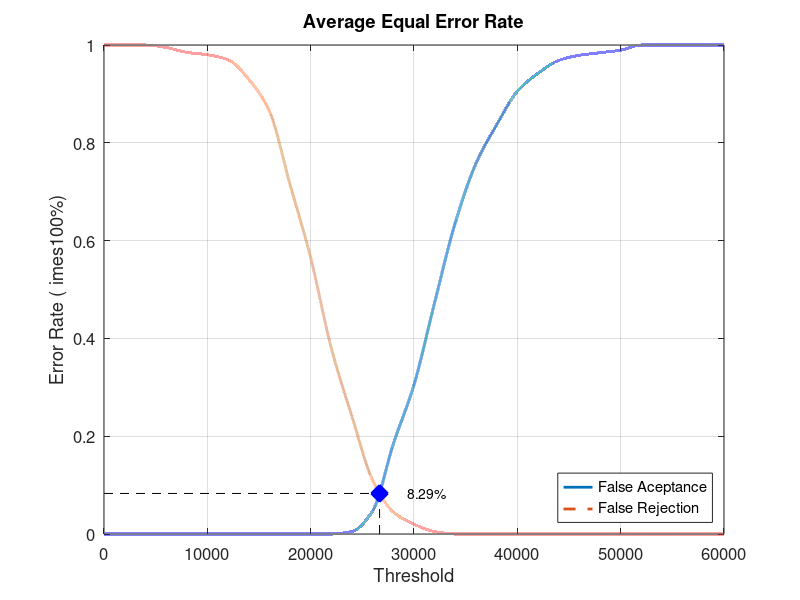
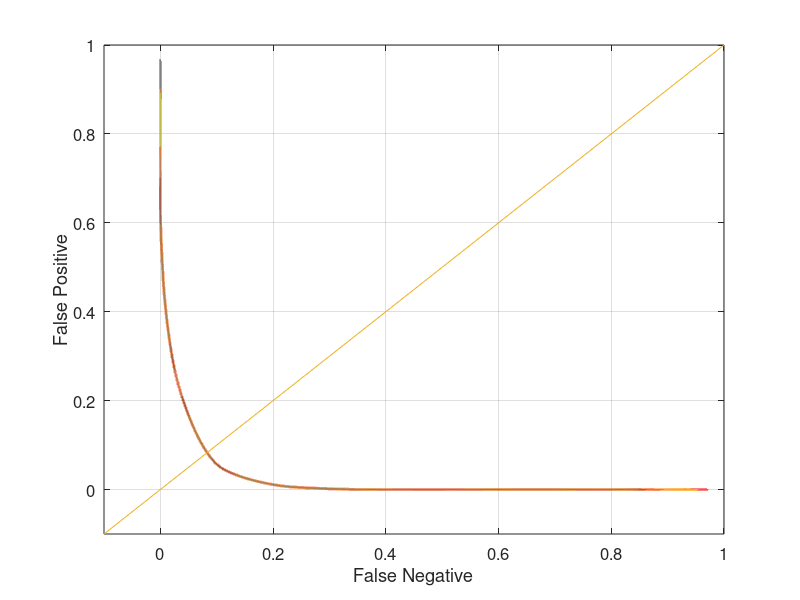

MATLAB code to generate these figures, in order:
close all;
clear;
clc;
x = 0:2000:60000;
xq = 0:0.5:60000;

y0 = [0 0 0 0 0 0 0 0 0 0 0 0 0.00526316 0.0473684 0.184211 0.305263 0.473684 0.636842 0.757895 0.836842 0.905263 0.942105 0.968421 0.978947 0.984211 0.989474 1 1 1 1 1]
yy0 = interp1(x, y0, xq, 'pchip');
y1 = [1 1 1 0.995 0.985 0.98 0.97 0.93 0.865 0.715 0.565 0.38 0.24 0.11 0.045 0.02 0.005 0 0 0 0 0 0 0 0 0 0 0 0 0 0]
yy1 = interp1(x, y1, xq, 'pchip');

% Calculating EER: 
y2 = abs(y0 - y1);
find(y2 == min(y2))
yy2 = abs(yy0 - yy1);
xEER = find(yy2 == min(yy2));
xEERIndex = xq(xEER) % X-axis EER
yEER = yy0(xEER) % Y-axis EER

main = figure
plot(xq, yy0,'-','LineWidth', 2);	hold on
plot(xq, yy1,'--','LineWidth', 2);	hold on
plot([xEERIndex xEERIndex], [0 yEER], 'k--');	hold on
plot([0 xEERIndex], [yEER yEER], 'k--');	hold on
plot(xEERIndex, yEER, 'bx', 'LineWidth', 10);	hold on
text(xEERIndex + 10 * xEERIndex / 100, yEER, [num2str(round((10000 * yEER)) / 100) '%'])
legend('False Aceptance', 'False Rejection', 'Location', 'SouthEast')
xlabel('Threshold')
ylabel('Error Rate (	imes100%)')
title('Average Equal Error Rate')
set(gca, 'FontSize', 12)
axis([0 60000 0 1])
grid on

print(main, 'Database5_3Main', '-dpng');
FNRxFPR = figure('Color', [1 1 1]);
plot(yy1, yy0, '-', yy1, yy0, 'LineWidth', 2);
hold on
y = -0.1:0.1:1
plot(y, y); 
set(gca, 'FontSize', 12)
xlabel('False Negative')
ylabel('False Positive')
axis([-0.1 1 -0.1 1])
set(gca, 'FontSize', 12)
grid on

print(FNRxFPR, 'Database5_3FNRxFPR','-dpng');
